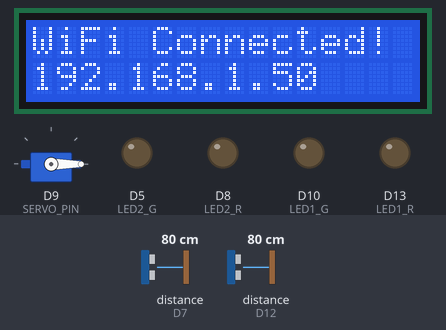
A sketch run on a simulated Arduino Uno R4 WiFi. Shown: servo, 16×2 character LCD, output pins drawn as LEDs (lit = HIGH). Wiring (inferred from the names in the program): 2 × ultrasonic range finder: trigger D6, echo D7 / trigger D11, echo D12. Inputs (shaded band) come from the test bench; at power-on: distance to the obstacle (sensors on D7, D12) 80 cm. The echo pulse lasts 58.3 µs per cm; WiFi joins after 1.5 s; servers stay silent unless stated; uploads are accepted with an empty reply; pins used as bus, display or sensor lines are not drawn; what the sketch prints to the serial monitor is not drawn.

Above: at 2.7 s.
At 5.3 s:
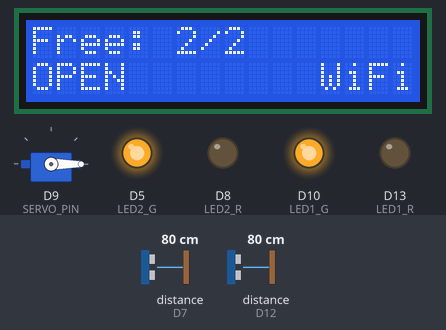
5.4 s: distance to the obstacle (sensor on D7) set to 7 cm
7.0 s: distance to the obstacle (sensor on D7) set to 4 cm
At 7.8 s:
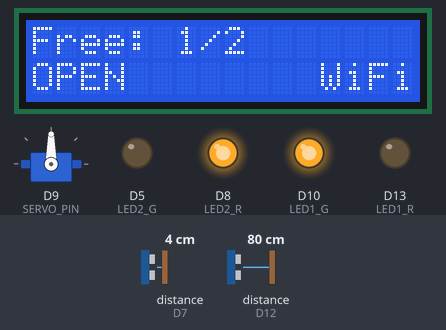
8.8 s: distance to the obstacle (sensor on D12) set to 7 cm
10.4 s: distance to the obstacle (sensor on D12) set to 4 cm
At 11.5 s:
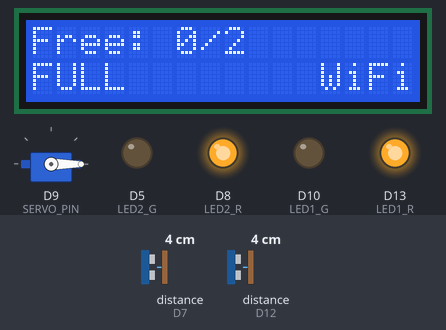
12.5 s: distance to the obstacle (sensor on D7) set to 9 cm
At 14.2 s:
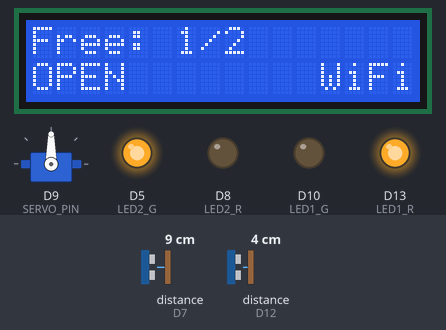
14.5 s: distance to the obstacle (sensor on D7) set to 2 cm
At 14.94 s:
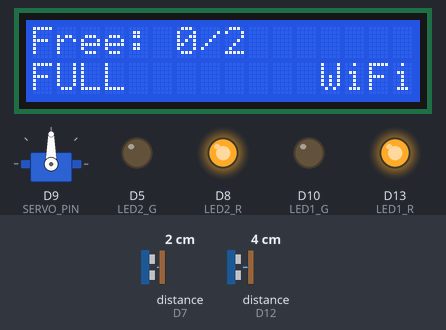
Timing chart, 0 to 17.5 s (numbered marks = the images above; inputs shaded):
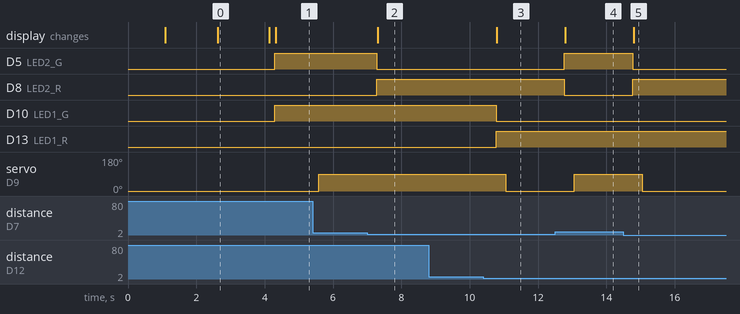

The sketch:

spottrend.ino
```cpp
/*
  SpotTrend — Arduino R4 WiFi Version
  Smart Parking System with HTTP API Integration

  HARDWARE:
  - Arduino Uno R4 WiFi
  - 2x Ultrasonic Sensors (HC-SR04) — Slot detection
  - 1x Servo Motor (SG90) — Entry gate
  - 1x I2C LCD (16x2) — Status display
  - 4x LEDs (2 Red, 2 Green) — Slot indicators
  - 9V Battery (servo power)

  WIRING:
  - Ultrasonic 1: TRIG → D11, ECHO → D12
  - Ultrasonic 2: TRIG → D6,  ECHO → D7
  - Servo:        Signal → D9
  - LED Slot 1:   Red → D13, Green → D10
  - LED Slot 2:   Red → D8,  Green → D5
  - I2C LCD:      SDA → A4,  SCL → A5

  IMPORTANT:
  - Update WIFI_SSID and WIFI_PASS with your network credentials.
  - Update SERVER_IP with your Node.js server's local IP address.
  - The server must be running on port 3000 (or change SERVER_PORT).
*/

#include <WiFiS3.h>
#include <Wire.h>
#include <LiquidCrystal_I2C.h>
#include <Servo.h>
#include <ArduinoJson.h>  // Install via Library Manager: ArduinoJson by Benoit Blanchon

// ═══════════════════════════════════════════════════════════════
// ██ CONFIGURATION — UPDATE THESE VALUES
// ═══════════════════════════════════════════════════════════════
const char* WIFI_SSID     = "ComLab206";
const char* WIFI_PASS     = "#Ramswifi";
const char* SERVER_IP     = "192.168.23.249";  // Your PC's local IP running Node.js
const int   SERVER_PORT   = 3000;
const int   THRESHOLD_CM  = 5;                // Distance threshold for occupancy (5cm for testing)
const unsigned long POST_INTERVAL   = 5000;   // POST every 5 seconds (minimum)
const unsigned long SENSOR_INTERVAL = 500;    // Read sensors every 500ms

// ═══════════════════════════════════════════════════════════════
// ██ PIN MAPPING
// ═══════════════════════════════════════════════════════════════
const int TRIG_1 = 11;
const int ECHO_1 = 12;
const int TRIG_2 = 6;
const int ECHO_2 = 7;

const int LED1_R = 13;
const int LED1_G = 10;
const int LED2_R = 8;
const int LED2_G = 5;

const int SERVO_PIN = 9;

// ═══════════════════════════════════════════════════════════════
// ██ OBJECTS
// ═══════════════════════════════════════════════════════════════
Servo gateServo;
LiquidCrystal_I2C lcd(0x27, 16, 2);  // Standard I2C address for real hardware
WiFiClient client;

// ═══════════════════════════════════════════════════════════════
// ██ STATE VARIABLES
// ═══════════════════════════════════════════════════════════════
bool prevS1 = false;
bool prevS2 = false;
unsigned long lastPostTime = 0;
unsigned long lastSensorTime = 0;
bool wifiConnected = false;
long currentD1 = 999;
long currentD2 = 999;

// ═══════════════════════════════════════════════════════════════
// ██ SETUP
// ═══════════════════════════════════════════════════════════════
void setup() {
  Serial.begin(9600);
  delay(1000);
  Serial.println("╔═══════════════════════════════╗");
  Serial.println("║   SpotTrend — Starting Up...  ║");
  Serial.println("╚═══════════════════════════════╝");

  // Initialize pins
  pinMode(TRIG_1, OUTPUT);
  pinMode(ECHO_1, INPUT);
  pinMode(TRIG_2, OUTPUT);
  pinMode(ECHO_2, INPUT);
  pinMode(LED1_R, OUTPUT);
  pinMode(LED1_G, OUTPUT);
  pinMode(LED2_R, OUTPUT);
  pinMode(LED2_G, OUTPUT);

  // Servo
  gateServo.attach(SERVO_PIN);
  gateServo.write(0);  // Gate closed initially

  // LCD
  lcd.init();
  lcd.backlight();
  lcd.setCursor(0, 0);
  lcd.print("SpotTrend v2.0");
  lcd.setCursor(0, 1);
  lcd.print("Connecting WiFi");

  // Connect WiFi
  connectWiFi();

  lcd.clear();
}

// ═══════════════════════════════════════════════════════════════
// ██ MAIN LOOP
// ═══════════════════════════════════════════════════════════════
void loop() {
  unsigned long now = millis();

  // ─── Read Sensors ───────────────────────────────────────────
  if (now - lastSensorTime >= SENSOR_INTERVAL) {
    lastSensorTime = now;

    currentD1 = readDistance(TRIG_1, ECHO_1);
    delay(50);  // 50ms gap prevents ultrasonic crosstalk between sensors
    currentD2 = readDistance(TRIG_2, ECHO_2);

    bool s1Full = (currentD1 <= THRESHOLD_CM);
    bool s2Full = (currentD2 <= THRESHOLD_CM);

    // ─── Update LEDs ────────────────────────────────────────
    digitalWrite(LED1_R, s1Full);
    digitalWrite(LED1_G, !s1Full);
    digitalWrite(LED2_R, s2Full);
    digitalWrite(LED2_G, !s2Full);

    // ─── LCD Update ─────────────────────────────────────────
    int freeSpots = (s1Full ? 0 : 1) + (s2Full ? 0 : 1);
    lcd.setCursor(0, 0);
    lcd.print("Free: ");
    lcd.print(freeSpots);
    lcd.print("/2  ");

    lcd.setCursor(0, 1);
    if (freeSpots == 0) {
      lcd.print("FULL  ");
    } else {
      lcd.print("OPEN  ");
    }

    // WiFi indicator on LCD
    lcd.setCursor(12, 1);
    lcd.print(wifiConnected ? "WiFi" : "----");

    // ─── Check for State Change (Debounce) ──────────────────
    bool stateChanged = (s1Full != prevS1) || (s2Full != prevS2);

    // ─── Send to Server ─────────────────────────────────────
    // POST on state change OR every POST_INTERVAL (whichever first)
    if (wifiConnected && (stateChanged || (now - lastPostTime >= POST_INTERVAL))) {
      bool success = sendParkingUpdate(currentD1, currentD2);
      lastPostTime = now;

      if (success) {
        // Gate control from server response is handled in sendParkingUpdate
      } else {
        // Fallback: local gate control if server is unreachable
        if (freeSpots > 0) gateServo.write(90);
        else gateServo.write(0);
      }

      prevS1 = s1Full;
      prevS2 = s2Full;
    } else if (!wifiConnected) {
      // Local-only gate control when WiFi is down
      if (freeSpots > 0) gateServo.write(90);
      else gateServo.write(0);
    }

    // ─── Serial Debug ───────────────────────────────────────
    Serial.print("D1: ");
    Serial.print(currentD1);
    Serial.print("cm | D2: ");
    Serial.print(currentD2);
    Serial.print("cm | Free: ");
    Serial.print(freeSpots);
    Serial.print(" | WiFi: ");
    Serial.println(wifiConnected ? "OK" : "NONE");
  }
}

// ═══════════════════════════════════════════════════════════════
// ██ HELPER: Single Ultrasonic Reading
// ═══════════════════════════════════════════════════════════════
long readDistanceSingle(int trig, int echo) {
  // Clear any stale echo signal
  digitalWrite(trig, LOW);
  delayMicroseconds(5);

  // Send 10µs trigger pulse
  digitalWrite(trig, HIGH);
  delayMicroseconds(10);
  digitalWrite(trig, LOW);

  // Increased timeout to 50ms for reliability with WiFi/Servo interrupts
  long duration = pulseIn(echo, HIGH, 50000);
  if (duration == 0) return 999;  // No echo = far away
  return (long)((duration * 0.034 / 2.0) + 0.5);  // Round instead of truncate
}

// ═══════════════════════════════════════════════════════════════
// ██ HELPER: Read Distance with Median Filter (3 samples)
//   Takes 3 readings and returns the median for noise rejection.
//   This fixes unreliable single-shot reads caused by WiFi/Servo
//   interrupt interference on pulseIn timing.
// ═══════════════════════════════════════════════════════════════
long readDistance(int trig, int echo) {
  long readings[3];
  for (int i = 0; i < 3; i++) {
    readings[i] = readDistanceSingle(trig, echo);
    delay(15);  // 15ms between samples — lets echo fully decay
  }
  // Simple sort for median
  if (readings[0] > readings[1]) { long t = readings[0]; readings[0] = readings[1]; readings[1] = t; }
  if (readings[1] > readings[2]) { long t = readings[1]; readings[1] = readings[2]; readings[2] = t; }
  if (readings[0] > readings[1]) { long t = readings[0]; readings[0] = readings[1]; readings[1] = t; }
  return readings[1];  // Return median
}

// ═══════════════════════════════════════════════════════════════
// ██ WiFi Connection
// ═══════════════════════════════════════════════════════════════
void connectWiFi() {
  Serial.print("Connecting to WiFi: ");
  Serial.println(WIFI_SSID);

  WiFi.begin(WIFI_SSID, WIFI_PASS);

  int attempts = 0;
  while (WiFi.status() != WL_CONNECTED && attempts < 20) {
    delay(500);
    Serial.print(".");
    attempts++;

    // LCD progress
    lcd.setCursor(attempts % 16, 1);
    lcd.print(".");
  }

  if (WiFi.status() == WL_CONNECTED) {
    wifiConnected = true;
    Serial.println("\nConnected!");
    Serial.print("IP Address: ");
    Serial.println(WiFi.localIP());

    lcd.clear();
    lcd.setCursor(0, 0);
    lcd.print("WiFi Connected!");
    lcd.setCursor(0, 1);
    lcd.print(WiFi.localIP());
    delay(1500);
  } else {
    wifiConnected = false;
    Serial.println("\nWiFi failed! Running in offline mode.");

    lcd.clear();
    lcd.setCursor(0, 0);
    lcd.print("WiFi FAILED");
    lcd.setCursor(0, 1);
    lcd.print("Offline Mode");
    delay(1500);
  }
}

// ═══════════════════════════════════════════════════════════════
// ██ HTTP POST to Node.js Server
// ═══════════════════════════════════════════════════════════════
bool sendParkingUpdate(long d1, long d2) {
  if (!client.connect(SERVER_IP, SERVER_PORT)) {
    Serial.println("[HTTP] Connection failed!");
    wifiConnected = (WiFi.status() == WL_CONNECTED);
    return false;
  }

  // Build JSON body — sends both distances AND the Arduino's occupancy determination
  // so the server uses the exact same values as the LCD/LEDs
  bool s1Occ = (d1 <= THRESHOLD_CM);
  bool s2Occ = (d2 <= THRESHOLD_CM);

  String jsonBody = "{\"slot1_distance\":";
  jsonBody += String(d1);
  jsonBody += ",\"slot2_distance\":";
  jsonBody += String(d2);
  jsonBody += ",\"slot1_occupied\":";
  jsonBody += (s1Occ ? "true" : "false");
  jsonBody += ",\"slot2_occupied\":";
  jsonBody += (s2Occ ? "true" : "false");
  jsonBody += "}";

  // Send HTTP POST
  client.println("POST /api/update-parking HTTP/1.1");
  client.print("Host: ");
  client.println(SERVER_IP);
  client.println("Content-Type: application/json");
  client.print("Content-Length: ");
  client.println(jsonBody.length());
  client.println("Connection: close");
  client.println();
  client.println(jsonBody);

  // Wait for response (with timeout)
  unsigned long timeout = millis();
  while (client.available() == 0) {
    if (millis() - timeout > 3000) {
      Serial.println("[HTTP] Response timeout!");
      client.stop();
      return false;
    }
  }

  // Read response
  String response = "";
  bool bodyStarted = false;
  while (client.available()) {
    String line = client.readStringUntil('\n');
    if (line == "\r") {
      bodyStarted = true;
      continue;
    }
    if (bodyStarted) {
      response += line;
    }
  }
  client.stop();

  Serial.print("[HTTP] Response: ");
  Serial.println(response);

  // Parse JSON response for gate control
  StaticJsonDocument<256> doc;
  DeserializationError err = deserializeJson(doc, response);

  if (!err && doc["success"]) {
    bool gateOpen = doc["gate_open"];
    gateServo.write(gateOpen ? 90 : 0);
    Serial.print("[HTTP] Gate: ");
    Serial.println(gateOpen ? "OPEN (90°)" : "CLOSED (0°)");
    return true;
  }

  return false;
}
```

Measured:
- the behaviour switches between 6 and 5 cm on distance to the obstacle (sensor on D7) (found by bisection; images 1 and 2)
- the behaviour switches between 6 and 5 cm on distance to the obstacle (sensor on D12) (found by bisection; images 2 and 3)
- after the input at 7.0 s, D5 (LED2_G): HIGH → LOW after 0.29 s; D8 (LED2_R): LOW → HIGH after 0.29 s; the display: changes after 0.31 s (image 2)
- after the input at 8.8 s, every drawn part: stays the same
- after the input at 10.4 s, D10 (LED1_G): HIGH → LOW after 0.37 s; D13 (LED1_R): LOW → HIGH after 0.37 s; servo on D9 (SERVO_PIN): 90° → 0° after 0.66 s; the display: changes after 0.39 s (image 3)
- after the input at 12.5 s, D5 (LED2_G): LOW → HIGH after 0.27 s; D8 (LED2_R): HIGH → LOW after 0.27 s; servo on D9 (SERVO_PIN): 0° → 90° after 0.56 s; the display: changes after 0.30 s (image 4)
- after the input at 14.5 s, D5 (LED2_G): HIGH → LOW after 0.27 s; D8 (LED2_R): LOW → HIGH after 0.27 s; servo on D9 (SERVO_PIN): 90° → 0° after 0.56 s; the display: changes after 0.29 s (image 5)
- what the display in image 0 shows lasts 1.5 s, from 2.6 s to 4.1 s
